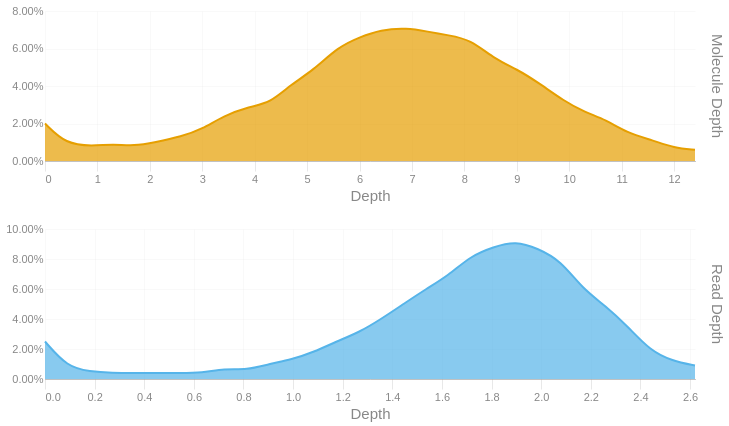

Here is the notebook cell this chart was saved with:
### Code cell
readdep = depth_hist(tb['Read Depth'], q99, 3)
readdep = readdep.with_columns(pl.lit('Read Depth').alias('Metric'))
if not SKIPLR:
    moldep = depth_hist(tb['Molecule Depth'], mol_q99, 1)
    moldep = moldep.with_columns(pl.lit('Molecule Depth').alias('Metric'))
    _hist = pl.concat([readdep, moldep])
    _hist = _hist.filter(pl.col('Proportion') != 0)
    with SafeRender(_hist):
        (
            alt.Chart(_hist)        
            .mark_area(interpolate = "basis")
            .encode(
                x=alt.X('Bin:Q').scale(domainMin=0).axis(alt.Axis(title='Depth')),
                y = alt.Y('Proportion:Q', title = None).axis(format = '.2%'),
                color = alt.Color('Metric:N').legend(None),
                row = alt.Row("Metric:N").header(title = None, labelOrient = 'right'),
                tooltip = [
                    alt.Tooltip("Metric:N", title = "Metric"),
                    alt.Tooltip('Interval:N', title = "Depth Interval"),
                    alt.Tooltip('Proportion:Q', title = "% Alignments").format('.2%')
                ]
            )
            .resolve_scale(x='independent', y='independent')
            .properties(
                height = 150, width = 650,
                usermeta={'embedOptions': {'downloadFileName': f'{samplename}.depth.hist'}}
            )
        ).display()
else:
    readdep = readdep.filter(pl.col('Proportion') != 0)
    with SafeRender(readdep):
        (
            alt.Chart(readdep)        
            .mark_area(interpolate = "basis")
            .encode(
                x=alt.X('Bin:Q').scale(domainMin=0).axis(alt.Axis(title='Depth')),
                y = alt.Y('Proportion:Q', title = None).axis(format = '.2%'),
                tooltip = [
                    alt.Tooltip('Interval:N', title = "Depth Interval"),
                    alt.Tooltip('Proportion:Q', title = "% Alignments").format('.2%')
                ]
            )
            .properties(
                usermeta={'embedOptions': {'downloadFileName': f'{samplename}.depth.hist'}}
            )
        ).display()

### Figure 1 — Vega-Lite specification as saved in the notebook (floating-point values rounded to 4 significant figures)
{"width": 650, "height": 150, "config": {"title": {"anchor": "start", "dy": -15, "fontSize": 18, "color": "#888888", "subtitleColor": "#888888", "subtitleFontSize": 14}, "arc": {"fill": "#0072B2"}, "axis": {"domainColor": "#888888", "domainWidth": 0.5, "gridWidth": 0.2, "grid": false, "titleFontWeight": 400, "titleFontSize": 15, "labelFontSize": 11, "labelColor": "#888888", "tickColor": "#888888", "tickWidth": 0.2, "titleColor": "#888888"}, "axisBand": {"grid": false}, "axisX": {"grid": true, "tickSize": 10, "domainCap": "round"}, "axisY": {"domain": false, "grid": true, "tickSize": 0, "domainCap": "round"}, "background": "transparent", "header": {"labelFontSize": 15, "labelColor": "#888888", "titleFontSize": 15, "titleFontWeight": 600, "titleColor": "#888888"}, "legend": {"labelFont": "sans-serif", "labelFontSize": 12, "labelColor": "#888888", "symbolSize": 100, "symbolType": "circle", "titleFontSize": 12, "titlePadding": 10, "titleColor": "#888888", "title": null}, "range": {"category": ["#E69F00", "#56B4E9", "#009E73", "#F0E442", "#0072B2", "#D55E00", "#CC79A7", "#000000"], "diverging": ["#cfe8f3", "#a2d4ec", "#73bfe2", "#46abdb", "#1696d2", "#12719e"]}, "area": {"fill": "#0072B2", "fillOpacity": 0.7, "line": true, "strokeOpacity": 0.7}, "line": {"color": "#0072B2", "stroke": "#0072B2", "strokeWidth": 2}, "trail": {"color": "#0072B2", "stroke": "#0072B2", "strokeWidth": 0, "size": 1}, "point": {"filled": true, "fillOpacity": 1.0, "size": 95}, "text": {"color": "#888888", "fontSize": 11, "align": "right", "fontWeight": 400, "size": 11}, "bar": {"fill": "#0072B2", "stroke": null}, "view": {"stroke": null, "continuousWidth": 660, "continuousHeight": 400}}, "data": {"name": "data-80deb9c2f2cc531875d0c9efc8235675"}, "mark": {"type": "area", "interpolate": "basis"}, "encoding": {"color": {"field": "Metric", "legend": null, "type": "nominal"}, "row": {"field": "Metric", "header": {"title": null, "labelOrient": "right"}, "type": "nominal"}, "tooltip": [{"field": "Metric", "title": "Metric", "type": "nominal"}, {"field": "Interval", "title": "Depth Interval", "type": "nominal"}, {"field": "Proportion", "format": ".2%", "title": "% Alignments", "type": "quantitative"}], "x": {"axis": {"title": "Depth"}, "field": "Bin", "scale": {"domainMin": 0}, "type": "quantitative"}, "y": {"axis": {"format": ".2%"}, "field": "Proportion", "title": null, "type": "quantitative"}}, "resolve": {"scale": {"x": "independent", "y": "independent"}}, "usermeta": {"embedOptions": {"downloadFileName": "S3_Waccamaw_1710.depth.hist"}}, "$schema": "https://vega.github.io/schema/vega-lite/v6.1.0.json", "datasets": {"data-80deb9c2f2cc531875d0c9efc8235675": [{"Bin": 0.0, "Interval": "0.0-0.09", "Proportion": 0.025, "Metric": "Read Depth"}, {"Bin": 0.09, "Interval": "0.09-0.181", "Proportion": 0.008, "Metric": "Read Depth"}, {"Bin": 0.181, "Interval": "0.181-0.271", "Proportion": 0.005, "Metric": "Read Depth"}, {"Bin": 0.271, "Interval": "0.271-0.361", "Proportion": 0.004, "Metric": "Read Depth"}, {"Bin": 0.361, "Interval": "0.361-0.452", "Proportion": 0.004, "Metric": "Read Depth"}, {"Bin": 0.452, "Interval": "0.452-0.542", "Proportion": 0.004, "Metric": "Read Depth"}, {"Bin": 0.542, "Interval": "0.542-0.632", "Proportion": 0.004, "Metric": "Read Depth"}, {"Bin": 0.632, "Interval": "0.632-0.723", "Proportion": 0.004, "Metric": "Read Depth"}, {"Bin": 0.723, "Interval": "0.723-0.813", "Proportion": 0.007, "Metric": "Read Depth"}, {"Bin": 0.813, "Interval": "0.813-0.903", "Proportion": 0.006, "Metric": "Read Depth"}, {"Bin": 0.903, "Interval": "0.903-0.994", "Proportion": 0.01, "Metric": "Read Depth"}, {"Bin": 0.994, "Interval": "0.994-1.084", "Proportion": 0.013, "Metric": "Read Depth"}, {"Bin": 1.084, "Interval": "1.084-1.174", "Proportion": 0.018, "Metric": "Read Depth"}, {"Bin": 1.174, "Interval": "1.174-1.265", "Proportion": 0.025, "Metric": "Read Depth"}, {"Bin": 1.265, "Interval": "1.265-1.355", "Proportion": 0.031, "Metric": "Read Depth"}, {"Bin": 1.355, "Interval": "1.355-1.445", "Proportion": 0.04, "Metric": "Read Depth"}, {"Bin": 1.445, "Interval": "1.445-1.536", "Proportion": 0.05, "Metric": "Read Depth"}, {"Bin": 1.536, "Interval": "1.536-1.626", "Proportion": 0.06, "Metric": "Read Depth"}, {"Bin": 1.626, "Interval": "1.626-1.716", "Proportion": 0.069, "Metric": "Read Depth"}, {"Bin": 1.716, "Interval": "1.716-1.807", "Proportion": 0.082, "Metric": "Read Depth"}, {"Bin": 1.807, "Interval": "1.807-1.897", "Proportion": 0.088, "Metric": "Read Depth"}, {"Bin": 1.897, "Interval": "1.897-1.987", "Proportion": 0.092, "Metric": "Read Depth"}, {"Bin": 1.987, "Interval": "1.987-2.078", "Proportion": 0.087, "Metric": "Read Depth"}, {"Bin": 2.078, "Interval": "2.078-2.168", "Proportion": 0.079, "Metric": "Read Depth"}, {"Bin": 2.168, "Interval": "2.168-2.258", "Proportion": 0.06, "Metric": "Read Depth"}, {"Bin": 2.258, "Interval": "2.258-2.349", "Proportion": 0.049, "Metric": "Read Depth"}, {"Bin": 2.349, "Interval": "2.349-2.439", "Proportion": 0.035, "Metric": "Read Depth"}, {"Bin": 2.439, "Interval": "2.439-2.529", "Proportion": 0.019, "Metric": "Read Depth"}, {"Bin": 2.529, "Interval": "2.529-2.62", "Proportion": 0.012, "Metric": "Read Depth"}, {"Bin": 2.62, "Interval": "2.62-2.71", "Proportion": 0.009, "Metric": "Read Depth"}, {"Bin": 0.0, "Interval": "0.0-0.4", "Proportion": 0.02, "Metric": "Molecule Depth"}, {"Bin": 0.4, "Interval": "0.4-0.9", "Proportion": 0.009, "Metric": "Molecule Depth"}, {"Bin": 0.9, "Interval": "0.9-1.3", "Proportion": 0.008, "Metric": "Molecule Depth"}, {"Bin": 1.3, "Interval": "1.3-1.7", "Proportion": 0.009, "Metric": "Molecule Depth"}, {"Bin": 1.7, "Interval": "1.7-2.1", "Proportion": 0.008, "Metric": "Molecule Depth"}, {"Bin": 2.1, "Interval": "2.1-2.6", "Proportion": 0.01, "Metric": "Molecule Depth"}, {"Bin": 2.6, "Interval": "2.6-3.0", "Proportion": 0.013, "Metric": "Molecule Depth"}, {"Bin": 3.0, "Interval": "3.0-3.4", "Proportion": 0.017, "Metric": "Molecule Depth"}, {"Bin": 3.4, "Interval": "3.4-3.9", "Proportion": 0.024, "Metric": "Molecule Depth"}, {"Bin": 3.9, "Interval": "3.9-4.3", "Proportion": 0.029, "Metric": "Molecule Depth"}, {"Bin": 4.3, "Interval": "4.3-4.7", "Proportion": 0.031, "Metric": "Molecule Depth"}, {"Bin": 4.7, "Interval": "4.7-5.1", "Proportion": 0.041, "Metric": "Molecule Depth"}, {"Bin": 5.1, "Interval": "5.1-5.6", "Proportion": 0.048, "Metric": "Molecule Depth"}, {"Bin": 5.6, "Interval": "5.6-6.0", "Proportion": 0.061, "Metric": "Molecule Depth"}, {"Bin": 6.0, "Interval": "6.0-6.4", "Proportion": 0.066, "Metric": "Molecule Depth"}, {"Bin": 6.4, "Interval": "6.4-6.9", "Proportion": 0.07, "Metric": "Molecule Depth"}, {"Bin": 6.9, "Interval": "6.9-7.3", "Proportion": 0.071, "Metric": "Molecule Depth"}, {"Bin": 7.3, "Interval": "7.3-7.7", "Proportion": 0.069, "Metric": "Molecule Depth"}, {"Bin": 7.7, "Interval": "7.7-8.1", "Proportion": 0.067, "Metric": "Molecule Depth"}, {"Bin": 8.1, "Interval": "8.1-8.6", "Proportion": 0.065, "Metric": "Molecule Depth"}, {"Bin": 8.6, "Interval": "8.6-9.0", "Proportion": 0.054, "Metric": "Molecule Depth"}, {"Bin": 9.0, "Interval": "9.0-9.4", "Proportion": 0.049, "Metric": "Molecule Depth"}, {"Bin": 9.4, "Interval": "9.4-9.9", "Proportion": 0.042, "Metric": "Molecule Depth"}, {"Bin": 9.9, "Interval": "9.9-10.3", "Proportion": 0.032, "Metric": "Molecule Depth"}, {"Bin": 10.3, "Interval": "10.3-10.7", "Proportion": 0.026, "Metric": "Molecule Depth"}, {"Bin": 10.7, "Interval": "10.7-11.1", "Proportion": 0.022, "Metric": "Molecule Depth"}, {"Bin": 11.1, "Interval": "11.1-11.6", "Proportion": 0.015, "Metric": "Molecule Depth"}, {"Bin": 11.6, "Interval": "11.6-12.0", "Proportion": 0.011, "Metric": "Molecule Depth"}, {"Bin": 12.0, "Interval": "12.0-12.4", "Proportion": 0.007, "Metric": "Molecule Depth"}, {"Bin": 12.4, "Interval": "12.4-12.85", "Proportion": 0.006, "Metric": "Molecule Depth"}]}}
